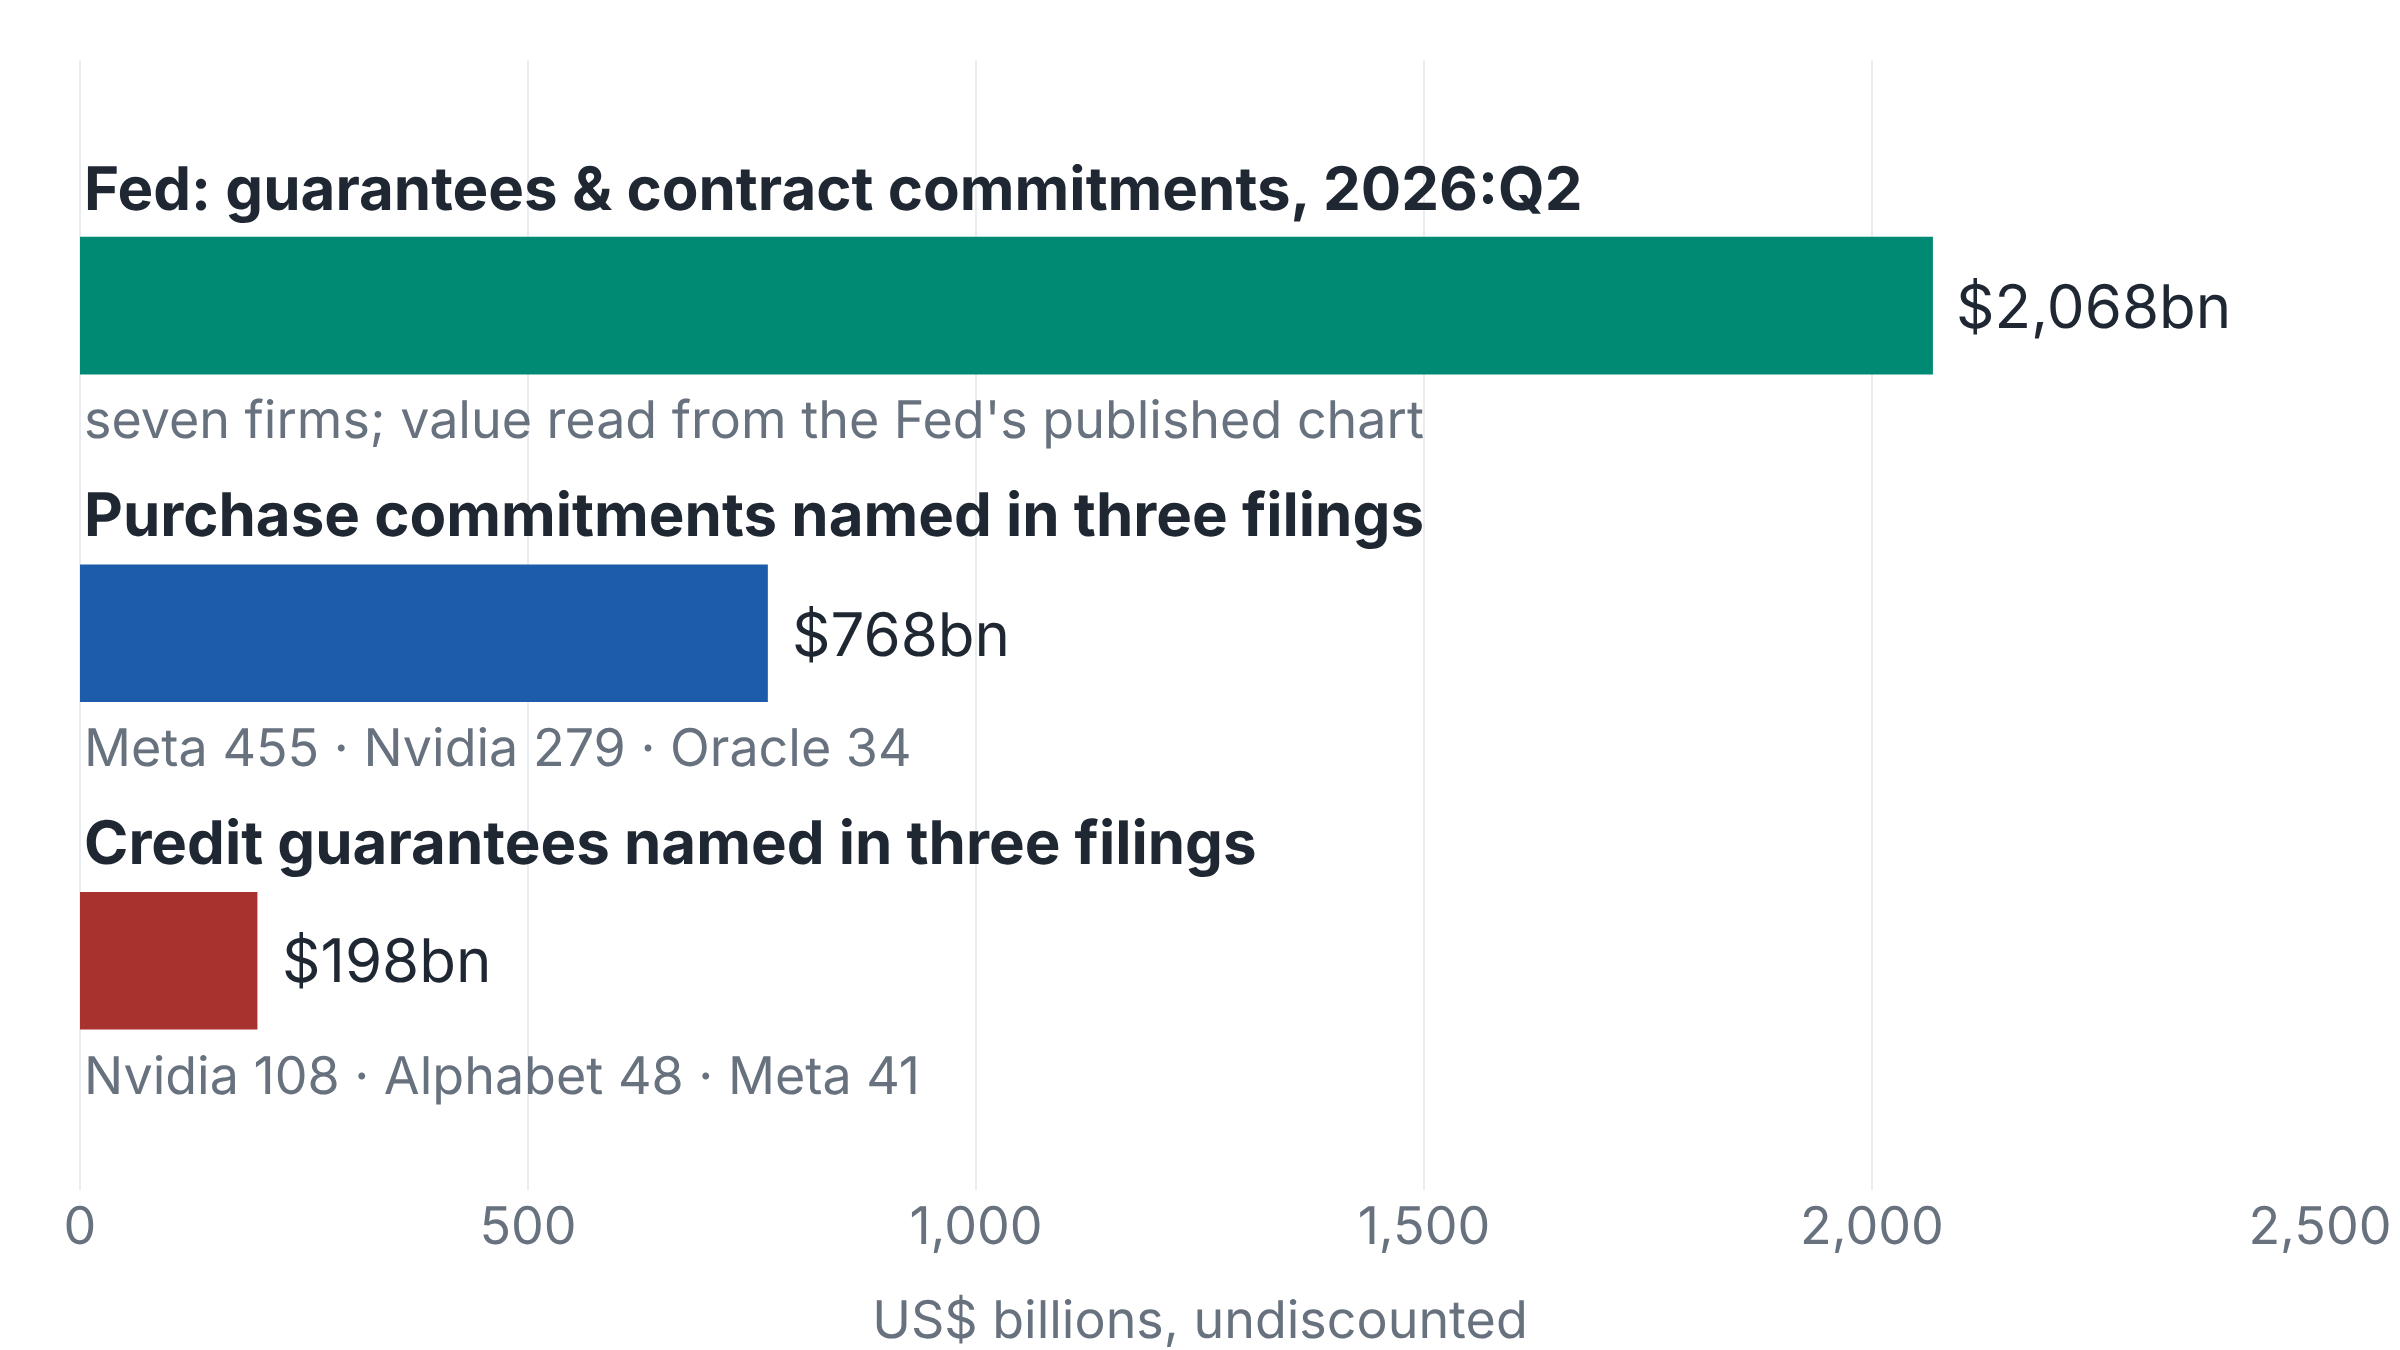

The script that drew this image:
"""Fig. 2: what the filings itemize inside the Fed's "guarantees & contract commitments".

Top bar: Federal Reserve Board, Financial Stability Report, November 2026,
Box 2.2, figure C (p. 24), 2026:Q2 value for seven firms, read from the
vector geometry of the published chart (about +/- $5 billion); the Fed has
published no data table and no split of this total.

Lower bars: the companies' own Forms 10-Q, undiscounted, at their own dates.
  Purchase commitments
    Meta Platforms, non-cancelable contractual commitments, 30 Sep 2026, p. 21: 454.52
    Nvidia, supply and capacity commitments, 26 Jul 2026, p. 18: 279
    Oracle, unconditional purchase obligations, 31 Aug 2026: 34.15
  Credit guarantees that pay a lender or lessor on a default or shortfall
    Nvidia, maximum gross exposure under data center lease guarantees, 26 Jul 2026, p. 19: 108.5
    Alphabet, credit-derivative notional backstopping data center lease and
      energy payments, 30 Sep 2026, p. 21: 48.012
    Meta Platforms, maximum residual value guarantees, 30 Sep 2026, p. 18: 41.493
Dates differ from the Fed's 2026:Q2 cut-off, and the Fed does not say whether
it nets commitments between firms in its set, so the bars are a scale
comparison, not a reconciliation.
"""

import plotly.graph_objects as go

fed_total = 2068
purchase = {"Meta": 454.52, "Nvidia": 279.0, "Oracle": 34.15}
guarantees = {"Nvidia": 108.5, "Alphabet": 48.012, "Meta": 41.493}

rows = [
    ("Fed: guarantees & contract commitments, 2026:Q2", fed_total, "#008a74",
     "seven firms; value read from the Fed's published chart"),
    ("Purchase commitments named in three filings", sum(purchase.values()), "#1c5cab",
     " · ".join(f"{k} {v:,.0f}" for k, v in purchase.items())),
    ("Credit guarantees named in three filings", sum(guarantees.values()), "#a8332e",
     " · ".join(f"{k} {v:,.0f}" for k, v in guarantees.items())),
]

ys = [2, 1, 0]
fig = go.Figure()
for (label, value, color, detail), y in zip(rows, ys):
    fig.add_trace(
        go.Bar(
            x=[value], y=[y], orientation="h", width=0.42,
            marker_color=color, showlegend=False,
        )
    )
    # Row label above the bar, total at its end, components under it.
    fig.add_annotation(x=0, y=y + 0.24, text=f"<b>{label}</b>", xanchor="left",
                       yanchor="bottom", showarrow=False, font={"size": 30})
    fig.add_annotation(x=value, y=y, text=f"${value:,.0f}bn", xanchor="left",
                       xshift=10, showarrow=False, font={"size": 30})
    fig.add_annotation(x=0, y=y - 0.24, text=detail, xanchor="left", yanchor="top",
                       showarrow=False, font={"size": 26, "color": "#68727f"})

fig.update_layout(
    barmode="overlay",
    font={"size": 28},
    margin={"t": 30, "r": 40, "b": 80, "l": 40},
    xaxis={
        "title": {"text": "US$ billions, undiscounted", "font": {"size": 26}},
        "tickfont": {"size": 26},
        "range": [0, 2500],
        "dtick": 500,
        "tickformat": ",",
    },
    yaxis={"visible": False, "range": [-0.7, 2.75]},
)
